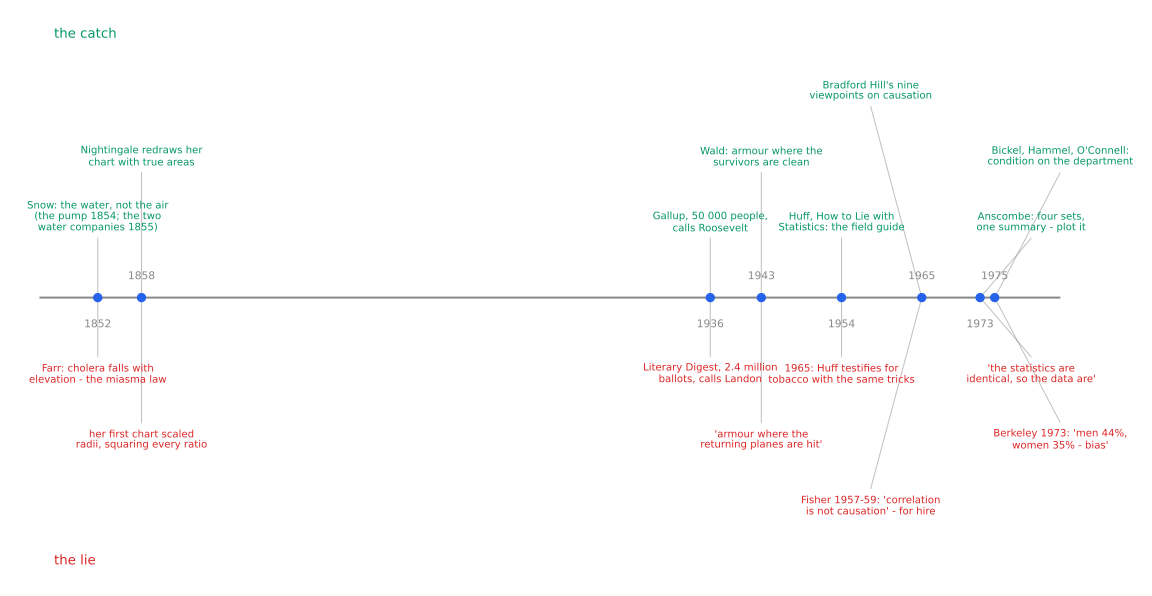

Generate this figure with Python:
"""
stats-lies-timeline.py — the hall of fame on one axis, 1849–1975.

Companion to [[Stats Lies Hall of Fame]].  Each entry: the lie (red, below the
axis) and the catch (green, above), with the person who caught it.
Run:  python3 stats-lies-timeline.py  → stats-lies-timeline.svg
"""
import matplotlib
matplotlib.use("Agg")
import matplotlib.pyplot as plt

GREY, RED, GREEN, BLUE = "#888", "#dc2626", "#059669", "#2563eb"

EVENTS = [
    # year, above-text (the catch), below-text (the lie), stagger level (1 near, 2 mid, 3 far), x-offset for the label
    (1852, "Snow: the water, not the air\n(the pump 1854; the two\nwater companies 1855)", "Farr: cholera falls with\nelevation - the miasma law", 1, 0),
    (1858, "Nightingale redraws her\nchart with true areas", "her first chart scaled\nradii, squaring every ratio", 2, 0),
    (1936, "Gallup, 50 000 people,\ncalls Roosevelt", "Literary Digest, 2.4 million\nballots, calls Landon", 1, 0),
    (1943, "Wald: armour where the\nsurvivors are clean", "'armour where the\nreturning planes are hit'", 2, 0),
    (1954, "Huff, How to Lie with\nStatistics: the field guide", "1965: Huff testifies for\ntobacco with the same tricks", 1, 0),
    (1965, "Bradford Hill's nine\nviewpoints on causation", "Fisher 1957-59: 'correlation\nis not causation' - for hire", 3, -7),
    (1973, "Anscombe: four sets,\none summary - plot it", "'the statistics are\nidentical, so the data are'", 1, 7),
    (1975, "Bickel, Hammel, O'Connell:\ncondition on the department", "Berkeley 1973: 'men 44%,\nwomen 35% - bias'", 2, 9),
]


def main():
    fig, ax = plt.subplots(figsize=(12, 6.2), dpi=100)
    fig.patch.set_alpha(0); ax.set_facecolor("none")
    ax.axhline(0, color=GREY, lw=1.5)
    ax.set_xlim(1844, 1984); ax.set_ylim(-4.3, 4.3)
    for yr, above, below, lvl, dx in EVENTS:
        ya, yb = {1: (0.9, -0.9), 2: (1.9, -1.9), 3: (2.9, -2.9)}[lvl]
        ax.plot([yr, yr + dx], [0, ya], color=GREY, lw=0.8, alpha=0.5)
        ax.plot([yr, yr + dx], [0, yb], color=GREY, lw=0.8, alpha=0.5)
        ax.scatter([yr], [0], color=BLUE, s=36, zorder=3)
        ax.text(yr + dx, ya + 0.08, above, ha="center", va="bottom", fontsize=7.6, color=GREEN, linespacing=1.1)
        ax.text(yr + dx, yb - 0.08, below, ha="center", va="top", fontsize=7.6, color=RED, linespacing=1.1)
        ax.text(yr, 0.28 if lvl != 1 else -0.45, str(yr), ha="center", fontsize=8, color=GREY)
    ax.text(1846, 4.1, "the catch", color=GREEN, fontsize=10, va="top")
    ax.text(1846, -4.1, "the lie", color=RED, fontsize=10, va="bottom")
    ax.axis("off")
    fig.tight_layout()
    fig.savefig("stats-lies-timeline.svg", format="svg", transparent=True)
    print("wrote stats-lies-timeline.svg")


if __name__ == "__main__":
    main()
